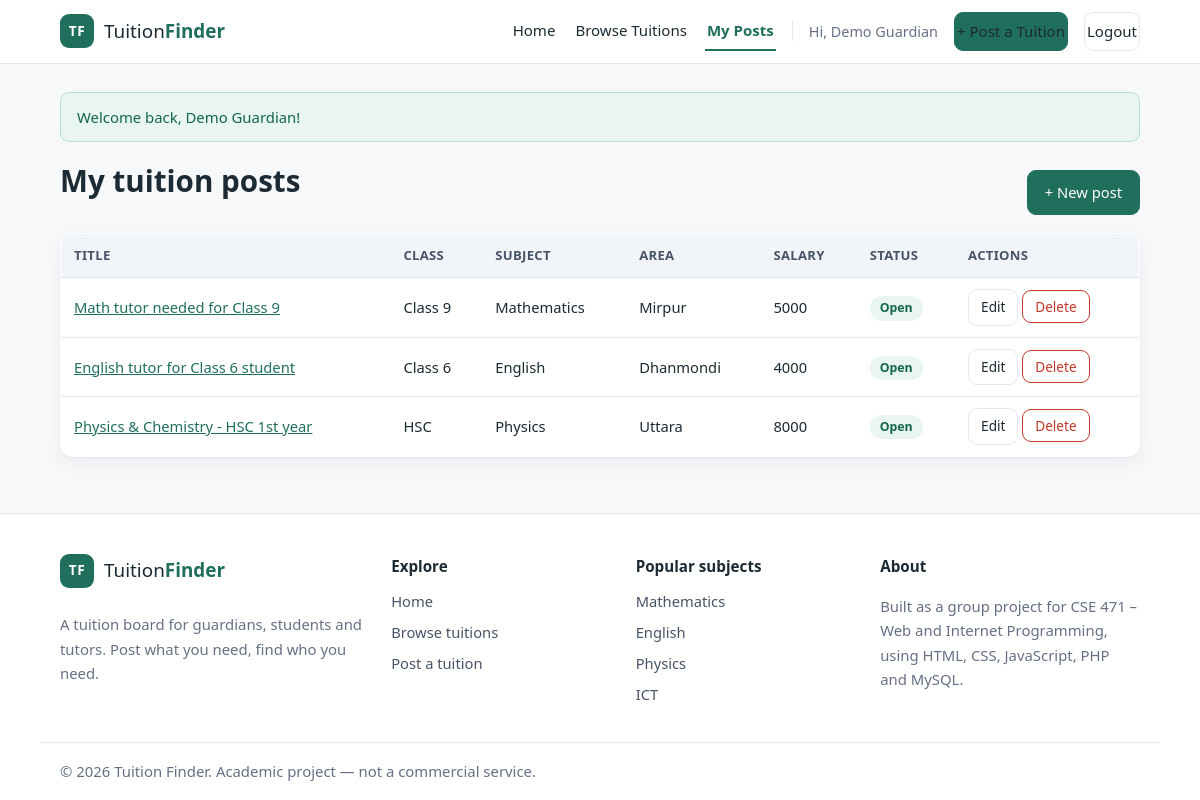
The app's page /my_posts.php (signed in) with its own data.
### tables this page shows
CREATE TABLE tuition_posts (
    post_id      INT AUTO_INCREMENT PRIMARY KEY,
    posted_by    INT            NOT NULL,
    title        VARCHAR(150)   NOT NULL,
    class_level  VARCHAR(50)    NOT NULL,
    subject      VARCHAR(100)   NOT NULL,
    area         VARCHAR(100)   NOT NULL,
    salary       INT            NOT NULL,
    days_per_week TINYINT       NOT NULL,
    medium       ENUM('Bangla','English','Both') NOT NULL DEFAULT 'Bangla',
    description  TEXT           NULL,
    status       ENUM('open','closed') NOT NULL DEFAULT 'open',
    created_at   TIMESTAMP      NOT NULL DEFAULT CURRENT_TIMESTAMP,
    CONSTRAINT fk_post_user
        FOREIGN KEY (posted_by) REFERENCES users(user_id)
        ON DELETE CASCADE,
    INDEX idx_subject (subject),
    INDEX idx_area (area),
    INDEX idx_class (class_level)
);

### my_posts.php (the view, shortened to what this page needs)
<?php
require_once __DIR__ . '/includes/functions.php';
$userId = current_user_id();
$stmt = $conn->prepare(
    'SELECT post_id, title, class_level, subject, area, salary, status, created_at
     FROM tuition_posts
     WHERE posted_by = ?
     ORDER BY created_at DESC'
);
$stmt->bind_param('i', $userId);
$stmt->execute();
$posts = $stmt->get_result()->fetch_all(MYSQLI_ASSOC);
require_once __DIR__ . '/includes/header.php';
?>
<div class="page-head">
    <h1>My tuition posts</h1>
    <a class="btn btn-primary" href="post_create.php">+ New post</a>
</div>
<?php if (!$posts): ?>
    <p class="empty">You have not posted any tuition yet.</p>
<?php else: ?>
    <table class="data-table">
        <thead>
            <tr>
                <th>Title</th>
                <th>Class</th>
                <th>Subject</th>
                <th>Area</th>
                <th>Salary</th>
                <th>Status</th>
                <th>Actions</th>
            </tr>
        </thead>
        <tbody>
        <?php foreach ($posts as $post): ?>
            <tr>
                <td><a href="post_details.php?id=<?= (int) $post['post_id'] ?>"><?= e($post['title']) ?></a></td>
                <td><?= e($post['class_level']) ?></td>
                <td><?= e($post['subject']) ?></td>
                <td><?= e($post['area']) ?></td>
                <td><?= (int) $post['salary'] ?></td>
                <td>
                    <span class="badge <?= $post['status'] === 'open' ? 'badge-open' : 'badge-closed' ?>">
                        <?= e(ucfirst($post['status'])) ?>
                    </span>
                </td>
                <td class="actions">
                    <a class="btn btn-small" href="post_edit.php?id=<?= (int) $post['post_id'] ?>">Edit</a>
                    <form method="post" action="post_delete.php" class="inline-form"
                          onsubmit="return confirm('Delete this tuition post permanently?');">
                        <button type="submit" class="btn btn-small btn-danger">Delete</button>
                    </form>
                </td>
            </tr>
        <?php endforeach; ?>
        </tbody>
    </table>
<?php endif; ?>
<?php require_once __DIR__ . '/includes/footer.php'; ?>

### assets/css/style.css (style rules this page uses)
:root { --brand: #1f6f5c; --brand-dark: #16523f; --brand-light: #e8f6ef; --accent: #e4a11b; --text: #1c2a33; --muted: #667085; --line: #e3e8ef; --bg: #f6f8fa; --card: #ffffff; --danger: #c0392b; --radius: 12px; --shadow: 0 1px 2px rgba(16, 24, 40, .05), 0 6px 18px rgba(16, 24, 40, .05); --shadow-hover: 0 4px 10px rgba(16, 24, 40, .07), 0 14px 32px rgba(16, 24, 40, .09); }
* { box-sizing: border-box; }
body { margin: 0; font-family: "Segoe UI", Tahoma, Arial, sans-serif; background: var(--bg); color: var(--text); line-height: 1.65; -webkit-font-smoothing: antialiased; }
a { color: var(--brand); }
h1 { font-size: 1.85rem; margin: 0 0 14px; line-height: 1.25; }
.btn { display: inline-block; padding: 9px 17px; border: 1px solid var(--line); border-radius: 9px; background: #fff; color: var(--text); font-size: .92rem; font-family: inherit; text-decoration: none; cursor: pointer; margin-top: 10px; transition: background .15s, color .15s, border-color .15s; }
.btn-primary { background: var(--brand); border-color: var(--brand); color: #fff; }
.btn-small { padding: 6px 12px; font-size: .85rem; }
.btn-danger { background: #fff; border-color: var(--danger); color: var(--danger); }
.inline-form { display: inline; }
.badge { display: inline-block; padding: 2px 10px; border-radius: 999px; font-size: .77rem; font-weight: 600; }
.badge-open { background: var(--brand-light); color: #14664e; }
.data-table, .details-table { width: 100%; border-collapse: collapse; background: var(--card); border: 1px solid var(--line); border-radius: var(--radius); overflow: hidden; font-size: .92rem; box-shadow: var(--shadow); }
.data-table th, .data-table td, .details-table th, .details-table td { padding: 11px 13px; border-bottom: 1px solid var(--line); text-align: left; }
.data-table tbody tr:last-child td, .details-table tr:last-child td, .details-table tr:last-child th { border-bottom: none; }
.data-table thead th { background: #f1f4f8; font-size: .82rem; text-transform: uppercase; letter-spacing: .3px; color: #475467; }
.data-table .actions { white-space: nowrap; }
.data-table .actions .btn { margin-top: 0; }
.page-head { display: flex; flex-wrap: wrap; align-items: center; justify-content: space-between; gap: 12px; margin-bottom: 18px; }

### records on screen
tuition_posts: title "Math tutor needed for Class 9", class_level "Class 9", subject "Mathematics", area "Mirpur", salary "5000", status "Open"
tuition_posts: title "English tutor for Class 6 student", class_level "Class 6", subject "English", area "Dhanmondi", salary "4000", status "Open"
tuition_posts: title "Physics & Chemistry - HSC 1st year", class_level "HSC", subject "Physics", area "Uttara", salary "8000", status "Open"

### other values on screen
$_SESSION['full_name'] "Demo Guardian"
$flash['message'] "Welcome back, Demo Guardian!"
